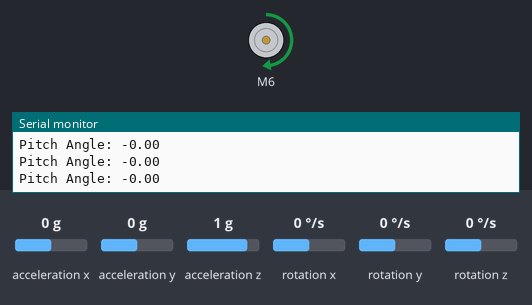
Bench run of a sketch on a simulated Arduino Uno, built with avr-gcc and run on an emulated ATmega328P. On the bench: DC motor (green arrow = forward, orange = backward, longer = faster), the last lines printed to the serial monitor. The test bench sets the inputs (shaded band); at power-on: acceleration x 0 g, acceleration y 0 g, acceleration z 1 g, rotation x 0 °/s, rotation y 0 °/s, rotation z 0 °/s.

Above: at 4.2 s.
4.3 s: acceleration x set to 0.2 g
5.8 s: acceleration x set to 0.5 g
At 6.7 s:
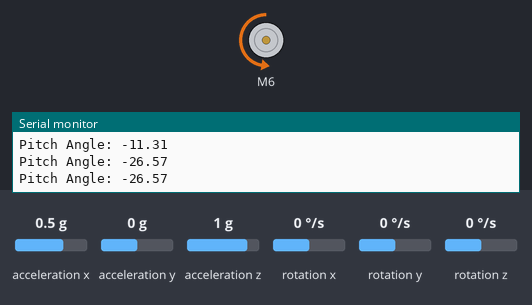
7.5 s: acceleration x set to -1.4 g
At 8.2 s:
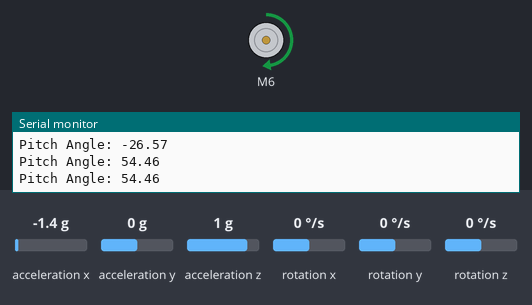
9.0 s: acceleration x set to 0.8 g
At 9.6 s:
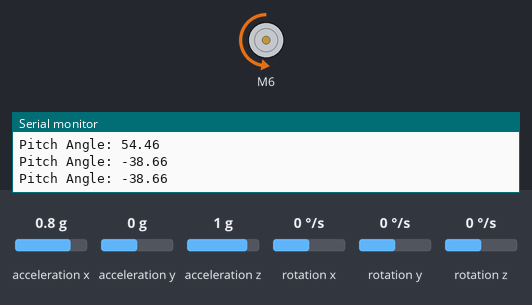
Timing chart, 0 to 11.5 s (numbered marks = the images above; inputs shaded):
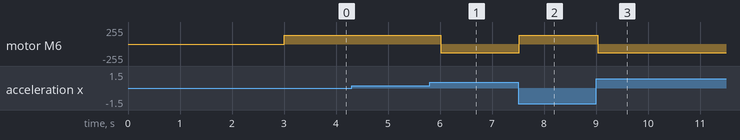

The sketch:

pitchCodeMotor2.ino
```cpp
#include <MPU6050_tockn.h>
#include <Wire.h>
#include "CytronMotorDriver.h"

MPU6050 mpu6050(Wire);
CytronMD motor1(PWM_DIR, 6, 3);  // PWM 1 = Pin 3, DIR 1 = Pin 6.

// Define the required pitch angle
int requiredPitchAngle = -17;
bool motorStopped = false;

void setup() {
  Serial.begin(19200);
  Wire.begin();
  mpu6050.begin();
  mpu6050.calcGyroOffsets(true);
}

void loop() {
  mpu6050.update();

  // Extract pitch angle
  float pitch = mpu6050.getAngleY();

  // Calculate the error between the required pitch angle and the current pitch angle
  int pitchError = requiredPitchAngle - int(pitch);

  // Calculate the motor speed
  int motorSpeed = abs(pitchError) * 10;

  if (!motorStopped) {
    if (abs(pitchError) < 1) { // Adjust the threshold for stopping the motor
      motor1.setSpeed(0);
      motorStopped = true;
    } else {
      if (pitchError > 0) {
        motor1.setSpeed(-128);  // Adjust the speed as needed
      } else {
        motor1.setSpeed(128);  // Adjust the speed as needed
      }
    }
  }

  // Print the current pitch angle
  Serial.println("Pitch Angle: " + String(pitch));

  delay(500);
}
```

Measured:
- the behaviour switches between 0.3 and 0.4 g on acceleration x (found by bisection; images 0 and 1)
- after the input at 5.8 s, motor M6: forward 128/255 → backward 128/255 after 0.22 s
- after the input at 7.5 s, motor M6: backward 128/255 → forward 128/255 at once
- after the input at 9.0 s, motor M6: forward 128/255 → backward 128/255 at once
